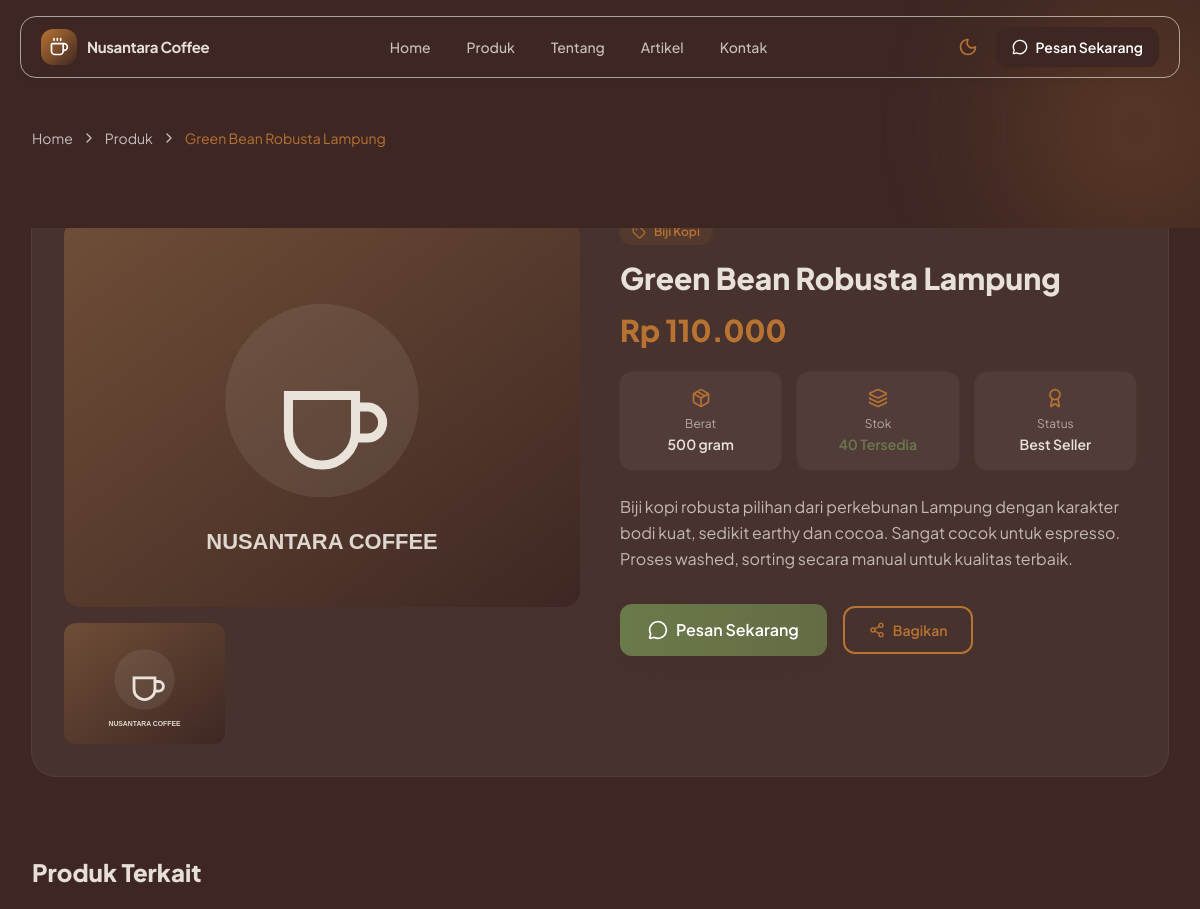
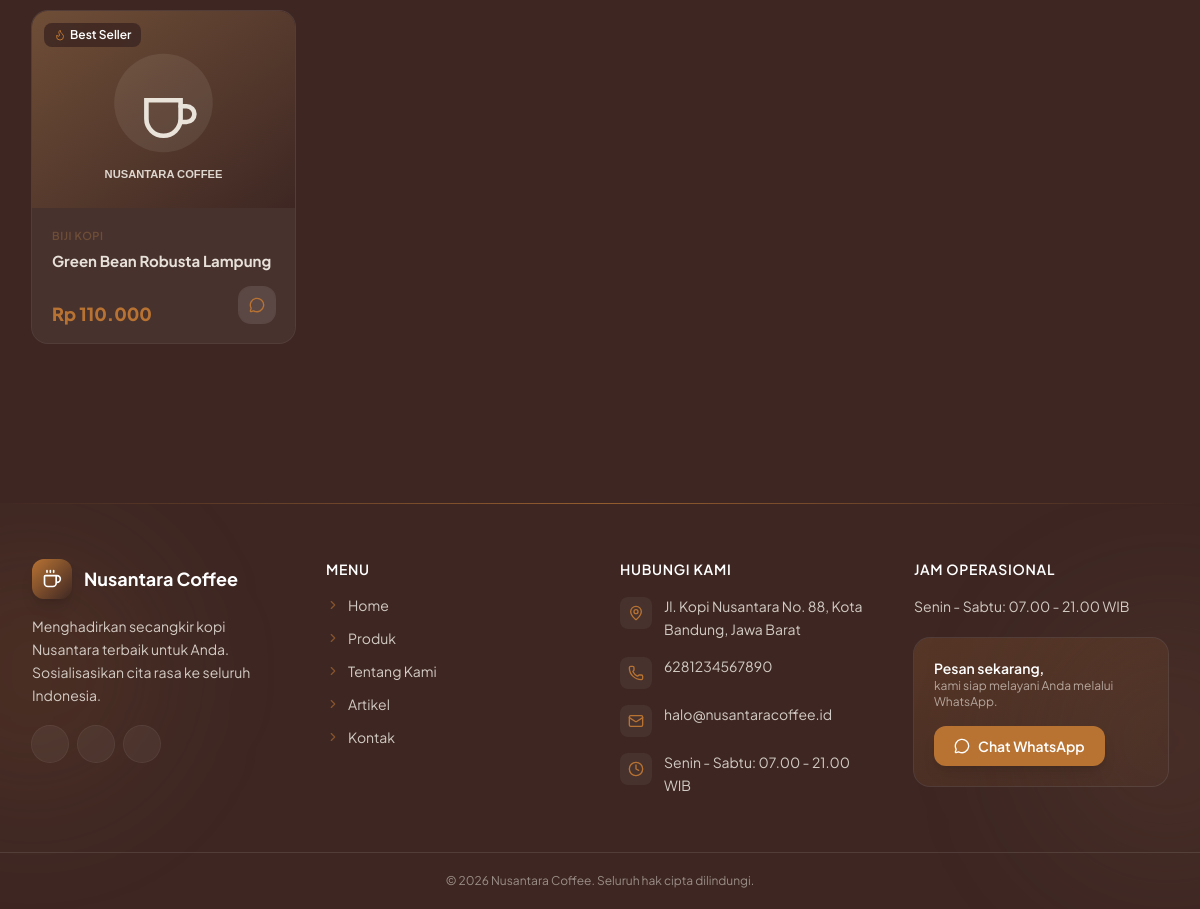
Page /index.php?page=detail&id=1 on the committed database (2 pictures, top to bottom).
### tables this page shows
CREATE TABLE `produk` (
  `id` INT UNSIGNED AUTO_INCREMENT PRIMARY KEY,
  `kategori_id` INT UNSIGNED NOT NULL,
  `nama` VARCHAR(150) NOT NULL,
  `slug` VARCHAR(180) NOT NULL UNIQUE,
  `deskripsi` TEXT NOT NULL,
  `harga` INT UNSIGNED NOT NULL DEFAULT 0,
  `stok` INT UNSIGNED NOT NULL DEFAULT 0,
  `berat` VARCHAR(30) DEFAULT '250 gram',
  `gambar` VARCHAR(255) NOT NULL,
  `gambar_2` VARCHAR(255) DEFAULT NULL,
  `gambar_3` VARCHAR(255) DEFAULT NULL,
  `best_seller` TINYINT(1) NOT NULL DEFAULT 0,
  `promo` TINYINT(1) NOT NULL DEFAULT 0,
  `diskon` INT UNSIGNED NOT NULL DEFAULT 0 COMMENT 'persen, hanya jika promo',
  `created_at` TIMESTAMP DEFAULT CURRENT_TIMESTAMP,
  `updated_at` TIMESTAMP DEFAULT CURRENT_TIMESTAMP ON UPDATE CURRENT_TIMESTAMP,
  CONSTRAINT `fk_produk_kategori` FOREIGN KEY (`kategori_id`)
    REFERENCES `kategori`(`id`) ON DELETE CASCADE ON UPDATE CASCADE
);

CREATE TABLE `kategori` (
  `id` INT UNSIGNED AUTO_INCREMENT PRIMARY KEY,
  `nama` VARCHAR(100) NOT NULL,
  `slug` VARCHAR(120) NOT NULL UNIQUE,
  `created_at` TIMESTAMP DEFAULT CURRENT_TIMESTAMP
);

### index.php (called while the page is built, shortened)
<?php
require_once __DIR__ . '/includes/functions.php';
$page = get('page', 'home');
$allowed = [
    'home'          => 'pages/home.php',
    'produk'        => 'pages/produk.php',
    'detail'        => 'pages/detail-produk.php',
    'tentang'       => 'pages/tentang.php',
    'artikel'       => 'pages/artikel.php',
    'detail-artikel'=> 'pages/detail-artikel.php',
    'kontak'        => 'pages/kontak.php',
];
$pageFile = $allowed[$page];
require_once __DIR__ . '/includes/head.php';
require_once __DIR__ . '/includes/navbar.php';
require_once __DIR__ . '/' . $pageFile;
require_once __DIR__ . '/includes/footer.php';

### includes/functions.php (called while the page is built, shortened)
<?php
require_once __DIR__ . '/../config/database.php';
function e(?string $value): string {
    return htmlspecialchars((string)$value, ENT_QUOTES, 'UTF-8');
}
function rupiah($angka): string {
    return 'Rp ' . number_format((int)$angka, 0, ',', '.');
}
function url(string $path = ''): string {
    return BASE_URL . '/' . ltrim($path, '/');
}
function asset(string $path): string {
    return url($path);
}
function site(string $key, string $default = ''): string {
    static $list = null;
    if ($list === null) {
        $list = [];
        try {
            $rows = db()->query("SELECT `key`, `value` FROM `pengaturan`")->fetchAll();
            foreach ($rows as $row) $list[$row['key']] = $row['value'];
        } catch (PDOException $e) {
            $list = [];
        }
    }
    return isset($list[$key]) && $list[$key] !== null && $list[$key] !== ''
        ? (string)$list[$key]
        : $default;
}
function whatsapp_link(string $productName = '', string $price = ''): string {
    $number = preg_replace('/[^0-9]/', '', site('wa_number', '6281234567890'));
    $message = "Halo Admin,\n";
    if ($productName !== '') {
        $message .= "Saya tertarik dengan produk berikut.\n\n";
        $message .= "Nama Produk: " . $productName . "\n";
        $message .= "Harga: " . $price . "\n\n";
    }
    $message .= "Apakah produk ini masih tersedia?\n\nTerima kasih.";
    return 'https://wa.me/' . $number . '?text=' . rawurlencode($message);
}

### config/database.php (called while the page is built, shortened)
<?php
function db(): PDO {
    static $pdo = null;
    if ($pdo === null) {
        $dsn = 'mysql:host=' . DB_HOST . ';port=' . DB_PORT . ';dbname=' . DB_NAME . ';charset=utf8mb4';
        $options = [
            PDO::ATTR_ERRMODE            => PDO::ERRMODE_EXCEPTION,
            PDO::ATTR_DEFAULT_FETCH_MODE => PDO::FETCH_ASSOC,
            PDO::ATTR_EMULATE_PREPARES   => false,
        ];
        try {
            $pdo = new PDO($dsn, DB_USER, DB_PASS, $options);
        } catch (PDOException $e) {
            die('Koneksi database gagal: ' . htmlspecialchars($e->getMessage()));
        }
    }
    return $pdo;
}

### pages/detail-produk.php (the view, shortened to what this page needs)
<?php
$id = (int)get('id', 0);
$stmt = db()->prepare(
    "SELECT p.*, k.nama AS kategori_nama, k.slug AS kategori_slug
       FROM produk p
       JOIN kategori k ON k.id = p.kategori_id
      WHERE p.id = :id LIMIT 1"
);
$stmt->execute(['id' => $id]);
$p = $stmt->fetch();
$stmt = db()->prepare(
    "SELECT p.*, k.nama AS kategori_nama
       FROM produk p
       JOIN kategori k ON k.id = p.kategori_id
      WHERE p.kategori_id = :kat AND p.id != :id
      ORDER BY p.created_at DESC LIMIT 4"
);
$stmt->execute(['kat' => $p['kategori_id'], 'id' => $id]);
$related = $stmt->fetchAll();
$hargaFinal = (int)$p['harga'];
$gambar = [$p['gambar']];
?>
<section class="relative overflow-hidden bg-espresso pb-20 pt-32 text-white">
    <div class="pointer-events-none absolute -right-16 top-0 h-64 w-64 rounded-full bg-copper/20 blur-3xl"></div>
    <div class="relative mx-auto max-w-7xl px-4 sm:px-6 lg:px-8">
        <nav class="flex flex-wrap items-center gap-2 text-sm text-white/70">
            <a href="<?= url('index.php') ?>" class="transition hover:text-copper">Home</a>
            <i data-lucide="chevron-right" class="h-4 w-4"></i>
            <a href="<?= url('index.php?page=produk') ?>" class="transition hover:text-copper">Produk</a>
            <i data-lucide="chevron-right" class="h-4 w-4"></i>
            <span class="text-copper"><?= e($p['nama']) ?></span>
        </nav>
    </div>
</section>
<section class="mx-auto -mt-10 max-w-7xl px-4 pb-20 sm:px-6 lg:px-8">
    <div class="grid gap-10 rounded-3xl bg-white p-6 shadow-soft dark:bg-white/5 dark:shadow-none dark:ring-1 dark:ring-white/10 sm:p-8 lg:grid-cols-2">
        <div>
            <div class="overflow-hidden rounded-2xl">
                <img id="main-image" src="<?= e(asset($gambar[0])) ?>" alt="<?= e($p['nama']) ?>" class="aspect-[4/3] w-full object-cover">
            </div>
            <div class="mt-4 grid grid-cols-3 gap-4">
                <?php foreach ($gambar as $i => $g): ?>
                <button type="button" class="gallery-thumb overflow-hidden rounded-xl ring-2 ring-transparent transition-all duration-300 hover:ring-copper <?= $i === 0 ? 'ring-copper' : '' ?>" data-src="<?= e(asset($g)) ?>">
                    <img src="<?= e(asset($g)) ?>" alt="Galeri <?= $i + 1 ?>" class="aspect-[4/3] w-full object-cover">
                </button>
                <?php endforeach; ?>
            </div>
        </div>
        <div class="flex flex-col">
            <span class="inline-flex w-fit items-center gap-2 rounded-full bg-copper/10 px-3 py-1 text-xs font-semibold text-copper ring-1 ring-copper/10">
                <i data-lucide="tag" class="h-3.5 w-3.5"></i> <?= e($p['kategori_nama']) ?>
            </span>
            <h1 class="mt-4 text-3xl font-extrabold"><?= e($p['nama']) ?></h1>
            <div class="mt-4 flex flex-wrap items-center gap-4">
                <p class="text-3xl font-extrabold text-copper"><?= e(rupiah($hargaFinal)) ?></p>
            </div>
            <div class="mt-6 grid grid-cols-3 gap-4">
                <div class="rounded-xl bg-cream/70 p-4 text-center ring-1 ring-copper/5 dark:bg-white/5">
                    <i data-lucide="package" class="mx-auto h-5 w-5 text-copper"></i>
                    <p class="mt-2 text-xs text-espresso/60 dark:text-cream/60">Berat</p>
                    <p class="mt-0.5 text-sm font-semibold"><?= e($p['berat']) ?></p>
                </div>
                <div class="rounded-xl bg-cream/70 p-4 text-center ring-1 ring-copper/5 dark:bg-white/5">
                    <i data-lucide="layers" class="mx-auto h-5 w-5 text-copper"></i>
                    <p class="mt-2 text-xs text-espresso/60 dark:text-cream/60">Stok</p>
                    <p class="mt-0.5 text-sm font-semibold <?= (int)$p['stok'] > 0 ? 'text-olive' : 'text-red-500' ?>">
                        <?= (int)$p['stok'] > 0 ? (int)$p['stok'] . ' Tersedia' : 'Habis' ?>
                    </p>
                </div>
                <div class="rounded-xl bg-cream/70 p-4 text-center ring-1 ring-copper/5 dark:bg-white/5">
                    <i data-lucide="award" class="mx-auto h-5 w-5 text-copper"></i>
                    <p class="mt-2 text-xs text-espresso/60 dark:text-cream/60">Status</p>
                    <p class="mt-0.5 text-sm font-semibold"><?= !empty($p['best_seller']) ? 'Best Seller' : 'Reguler' ?></p>
                </div>
            </div>
            <p class="mt-6 leading-relaxed text-espresso/75 dark:text-cream/70"><?= nl2br(e($p['deskripsi'])) ?></p>
            <div class="mt-8 flex flex-wrap items-center gap-4">
                <a href="<?= whatsapp_link($p['nama'], rupiah($hargaFinal)) ?>" target="_blank" class="inline-flex items-center gap-2 rounded-xl bg-gradient-to-r from-olive to-olive/80 px-7 py-3.5 font-semibold text-white shadow-soft transition-all duration-300 hover:-translate-y-0.5 hover:shadow-lg hover:shadow-olive/30">
                    <i data-lucide="message-circle" class="h-5 w-5"></i> Pesan Sekarang
                </a>
                <button id="share-btn" type="button" class="inline-flex items-center gap-2 rounded-xl border-2 border-copper px-6 py-3 text-sm font-semibold text-copper transition-all duration-300 hover:bg-copper hover:text-white">
                    <i data-lucide="share-2" class="h-4 w-4"></i> Bagikan
                </button>
            </div>
        </div>
    </div>
</section>
<?php if (count($related) > 0): ?>
<section class="pb-20">
    <div class="mx-auto max-w-7xl px-4 sm:px-6 lg:px-8">
        <h2 class="text-2xl font-extrabold" data-aos="fade-up">Produk Terkait</h2>
        <div class="mt-8 grid gap-7 sm:grid-cols-2 lg:grid-cols-4">
            <?php foreach ($related as $rp): include __DIR__ . '/../includes/product-card.php'; endforeach; ?>
        </div>
    </div>
</section>
<?php endif; ?>

### includes/product-card.php (shortened to what this page needs)
<?php
$hargaFinal = (int)$p['harga'];
$img = asset($p['gambar']);
$waLink = whatsapp_link($p['nama'], rupiah($hargaFinal));
?>
<article data-aos="fade-up" class="group relative flex flex-col overflow-hidden rounded-2xl bg-white shadow-soft transition-all duration-300 hover:-translate-y-2 hover:shadow-2xl hover:shadow-espresso/20 dark:bg-white/5 dark:shadow-none dark:ring-1 dark:ring-white/10">
    <a href="<?= url('index.php?page=detail&id=' . (int)$p['id']) ?>" class="block">
        <div class="product-img-wrap relative aspect-[4/3] bg-cream dark:bg-espresso">
            <img src="<?= e($img) ?>" loading="lazy" alt="<?= e($p['nama']) ?>"
                 class="h-full w-full object-cover transition-transform duration-500 group-hover:scale-110">
            <?php if (!empty($p['promo']) && (int)$p['diskon'] > 0): ?>
                <span class="absolute left-3 top-3 rounded-lg bg-gradient-to-r from-copper to-orange-500 px-2.5 py-1 text-xs font-semibold text-white shadow">Promo <?= (int)$p['diskon'] ?>%</span>
            <?php elseif (!empty($p['best_seller'])): ?>
                <span class="absolute left-3 top-3 inline-flex items-center gap-1 rounded-lg bg-espresso/85 px-2.5 py-1 text-xs font-semibold text-white backdrop-blur">
                    <i data-lucide="flame" class="h-3 w-3 text-copper"></i> Best Seller
                </span>
            <?php endif; ?>
        </div>
    </a>
    <div class="flex flex-1 flex-col p-5">
        <p class="text-[11px] font-semibold uppercase tracking-wider text-coffee"><?= e($p['kategori_nama'] ?? '') ?></p>
        <a href="<?= url('index.php?page=detail&id=' . (int)$p['id']) ?>">
            <h3 class="mt-1.5 line-clamp-2 text-[15px] font-bold leading-snug transition-colors group-hover:text-copper"><?= e($p['nama']) ?></h3>
        </a>
        <div class="mt-auto flex items-end justify-between pt-4">
            <div>
                <?php if (!empty($p['promo']) && (int)$p['diskon'] > 0): ?>
                    <p class="text-xs text-red-500 line-through"><?= e(rupiah($p['harga'])) ?></p>
                    <p class="text-lg font-extrabold leading-none text-copper"><?= e(rupiah($hargaFinal)) ?></p>
                <?php else: ?>
                    <p class="text-lg font-extrabold leading-none text-copper"><?= e(rupiah($p['harga'])) ?></p>
                <?php endif; ?>
            </div>
            <a href="<?= e($waLink) ?>" target="_blank" title="Pesan via WhatsApp" aria-label="Pesan <?= e($p['nama']) ?> via WhatsApp"
               class="flex h-9 w-9 items-center justify-center rounded-xl bg-cream text-copper ring-1 ring-copper/20 transition-all duration-300 hover:bg-copper hover:text-white hover:ring-copper dark:bg-white/10 dark:ring-white/10">
                <i data-lucide="message-circle" class="h-4 w-4"></i>
            </a>
        </div>
    </div>
</article>

### assets/css/style.css (style rules this page uses)
html { scroll-behavior: smooth; }
a[href], button, [role=button], select, summary, label[for], input[type=checkbox], input[type=radio], input[type=range], input[type=file] { cursor: pointer; }
.line-clamp-2, .line-clamp-3 { display: -webkit-box; -webkit-box-orient: vertical; overflow: hidden; }
.line-clamp-2 { -webkit-line-clamp: 2; }
.product-img-wrap { position: relative; overflow: hidden; }
.product-img-wrap::after { content: ''; position: absolute; inset: 0; background: linear-gradient(110deg, transparent 30%, rgba(255,255,255,0.35) 50%, transparent 70%); transform: translateX(-100%); transition: transform 0.7s ease; }

### rows in the picture
produk: nama "Green Bean Robusta Lampung", gambar (placeholder picture), kategori.nama "Biji Kopi", harga "Rp 110.000", berat "500 gram", stok "40", deskripsi "Biji kopi robusta pilihan dari perkebunan Lampung dengan karakter bodi kuat, sedikit earthy dan cocoa. Sangat cocok untuk espresso. Proses washed, sorting secara manual untuk kualitas terbaik."
produk: produk.gambar (placeholder picture), kategori.nama "BIJI KOPI"

### other values in the picture
site('site_name', APP_NAME) "Nusantara Coffee"
$link[0] "Home"
$link[0] "Produk"
$link[0] "Tentang"
$link[0] "Artikel"
$link[0] "Kontak"
site('footer_teks', '') "Menghadirkan secangkir kopi Nusantara terbaik untuk Anda. Sosialisasikan cita rasa ke seluruh Indonesia."
$f[0] "Home"
$f[0] "Produk"
$f[0] "Tentang Kami"
$f[0] "Artikel"
$f[0] "Kontak"
site('alamat', '-') "Jl. Kopi Nusantara No. 88, Kota Bandung, Jawa Barat"
site('wa_number', '-') "6281234567890"
site('email', '-') "halo@nusantaracoffee.id"
